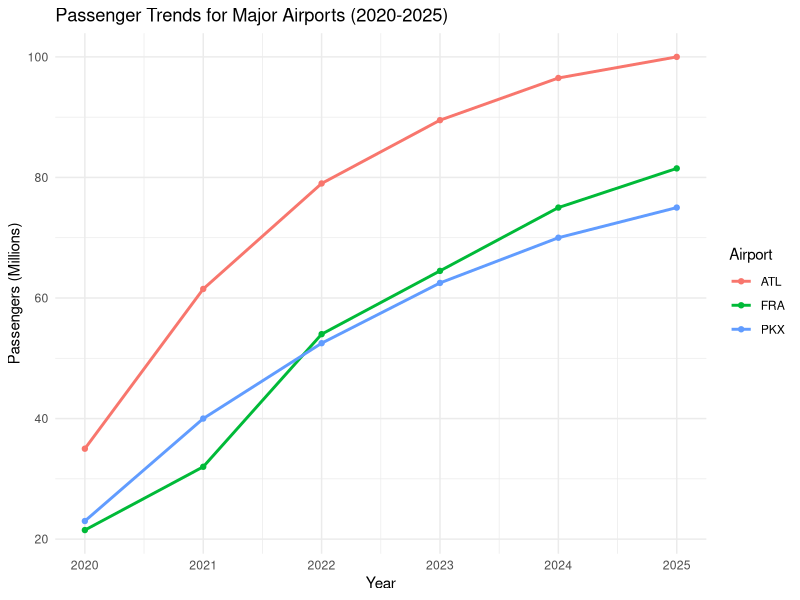
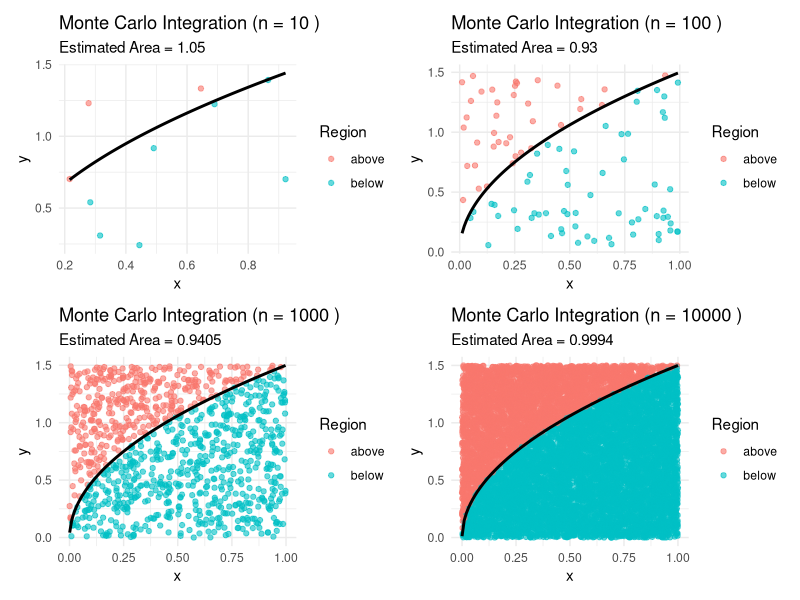

The R source for these figures, in order: (Note: this script raises an error after producing the figures.)
## ---- chunk 1
library(tidyverse)

airports <- data.frame(
  airport = c("ATL","ATL","ATL","ATL","ATL","ATL",
              "FRA","FRA","FRA","FRA","FRA","FRA",
              "PKX","PKX","PKX","PKX","PKX","PKX"),
  
  year = rep(2020:2025, 6),
  
  passengers = c(
    42, 75, 93, 104, 108, 110,   # ATL
    18, 24, 48, 59, 70, 75,      # FRA
    16, 25, 35, 40, 45, 50,       # PKX
    28, 48, 65, 75, 85, 90,      # LAX
    25, 40, 60, 70, 80, 88,      # DXB
    30, 55, 70, 85, 95, 100      # HND
    )
  )

library(dplyr)
library(tidyr)

airport_table <- airports %>%
  group_by(airport, year) %>%
  summarise(passengers = mean(passengers), .groups = "drop") %>%
  complete(airport, year = 2020:2025) %>%  
  pivot_wider(names_from = year, values_from = passengers)

airport_table
## ---- chunk 2
airports_clean <- airports %>%
  group_by(airport, year) %>%
  summarise(passengers = mean(passengers), .groups = "drop")

ggplot(airports_clean, aes(x = year, y = passengers, color = airport, group = airport)) +
  geom_line(linewidth = 1) +
  geom_point() +
  labs(
    title = "Passenger Trends for Major Airports (2020-2025)",
    x = "Year",
    y = "Passengers (Millions)",
    color = "Airport"
  ) +
  theme_minimal()
## ---- chunk 3
library(tidyverse)
library(patchwork)

monte_carlo_sim <- function(n, xmin, xmax, ymin, ymax, f) {
  x <- runif(n, xmin, xmax)
  y <- runif(n, ymin, ymax)
  y_func <- f(x)
  inside <- y <= y_func
  data.frame(
    x = x,
    y = y,
    y_func = y_func,
    inside = inside
  )
}

make_plot <- function(n) {

  df <- monte_carlo_sim(
    n = n,
    xmin = 0, xmax = 1,
    ymin = 0, ymax = 1.5,
    f = function(x) dbeta(x, shape1 = 1.5, shape2 = 1)
  ) %>%
    mutate(region = ifelse(inside, "below", "above"))

  area_box <- (1 - 0) * (1.5 - 0)
  estimate <- mean(df$inside) * area_box

  ggplot(df, aes(x = x, y = y, color = region)) +
    geom_point(alpha = 0.6) +
    stat_function(
      fun = dbeta,
      args = list(shape1 = 1.5, shape2 = 1),
      color = "black",
      linewidth = 1
    ) +
    labs(
      title = paste("Monte Carlo Integration (n =", n, ")"),
      subtitle = paste("Estimated Area =", round(estimate, 4)),
      x = "x",
      y = "y",
      color = "Region"
    ) +
    theme_minimal()
}

plot10 <- make_plot(10)
plot100 <- make_plot(100)
plot1000 <- make_plot(1000)
plot10000 <- make_plot(10000)

plot10 + plot100 + plot1000 + plot10000
## ---- chunk 4
knitr::include_graphics("chatgptPlot.png")
